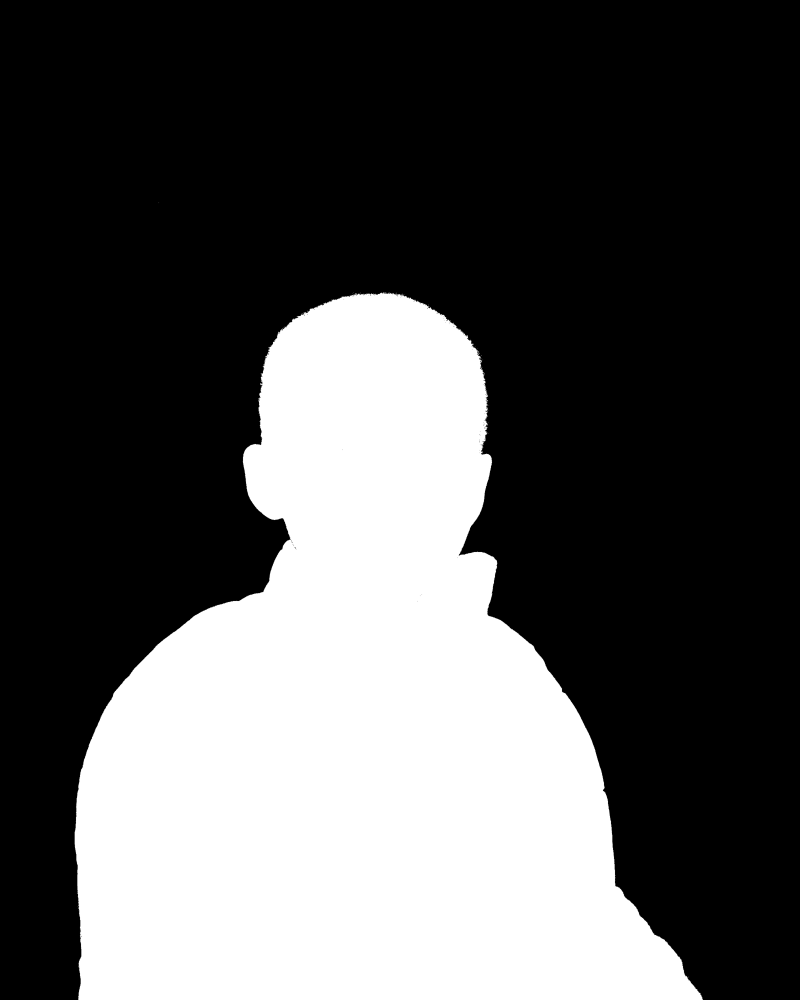
#> input picture outputs/mask_debug.png, 2400 x 3000 px (shown at 1/3 size); the run also reads 1 picture not shown here
$ python shadow_generator.py --foreground outputs/shadow_only.png --background outputs/mask_debug.png
#> lines starting #> are read from the running program, lines starting #| are printed output that depends on the picture; after the words box and inside, x2 and y2 are one past the last pixel; in counts of white or black regions, pixels touching at a corner belong together
import argparse
import math
from pathlib import Path

import cv2
import numpy as np


def _load_image(path, flags=cv2.IMREAD_UNCHANGED):
    image = cv2.imread(str(path), flags)
    if image is None:
        raise FileNotFoundError(f"Unable to read image: {path}")
    return image


def _ensure_bgr(image):
    if image.ndim == 2:
        return cv2.cvtColor(image, cv2.COLOR_GRAY2BGR)
    if image.shape[2] == 4:
        return image[:, :, :3]
    return image


def _extract_alpha(fg_image):
    if fg_image.ndim == 3 and fg_image.shape[2] == 4:
        alpha = fg_image[:, :, 3]
        bgr = fg_image[:, :, :3]
        return bgr, alpha
    return fg_image, None


# [49 lines left out: function _grabcut_mask, not called in this run]


def _grabcut_refine(initial_mask, bgr, fg_erode=3, bg_dilate=5, iterations=3):
    h, w = initial_mask.shape
    gc_mask = np.full((h, w), cv2.GC_PR_FGD, np.uint8)

    fg_seed = cv2.erode(initial_mask, cv2.getStructuringElement(cv2.MORPH_ELLIPSE, (fg_erode, fg_erode)))
    bg_seed = cv2.dilate(255 - initial_mask, cv2.getStructuringElement(cv2.MORPH_ELLIPSE, (bg_dilate, bg_dilate)))

    gc_mask[fg_seed > 0] = cv2.GC_FGD
    gc_mask[bg_seed > 200] = cv2.GC_BGD

    bgd_model = np.zeros((1, 65), np.float64)
    fgd_model = np.zeros((1, 65), np.float64)
    cv2.grabCut(bgr, gc_mask, None, bgd_model, fgd_model, iterations, cv2.GC_INIT_WITH_MASK)

    mask_bin = np.where((gc_mask == cv2.GC_FGD) | (gc_mask == cv2.GC_PR_FGD), 255, 0).astype(np.uint8)
    return mask_bin


def _suppress_bg_by_color(mask, bgr, border_frac=0.08, sigma_scale=1.2, min_thresh=10.0, min_retain=0.7):
    h, w = mask.shape
    border = max(2, int(min(h, w) * border_frac))
    border_mask = np.zeros((h, w), dtype=bool)
    border_mask[:border, :] = True
    border_mask[-border:, :] = True
    border_mask[:, :border] = True
    border_mask[:, -border:] = True

    samples = bgr[border_mask].astype(np.float32)
    if samples.size == 0:
        return mask
    mean = samples.mean(axis=0)
    std = samples.std(axis=0).mean()
    thresh = max(min_thresh, std * sigma_scale + 5.0)

    dist = np.linalg.norm(bgr.astype(np.float32) - mean, axis=2)
    bg_like = dist < thresh

    mask_clean = mask.copy()
    before = float(mask_clean.sum())
    mask_clean[(bg_like) & (mask_clean > 0)] = 0
    mask_clean = _largest_component(mask_clean)
    mask_clean = cv2.dilate(mask_clean, cv2.getStructuringElement(cv2.MORPH_ELLIPSE, (3, 3)), iterations=1)
    after = float(mask_clean.sum())

    if before == 0:
        return mask
    if after < before * min_retain:  # too destructive, fallback
        return mask
    return mask_clean


def _protect_bottom(mask, frac=0.1):
    h, w = mask.shape
    band = max(1, int(h * frac))
    band_mask = np.zeros_like(mask)
    band_mask[h - band :, :] = 255

    band_region = cv2.bitwise_and(mask, band_mask)
    close_k = cv2.getStructuringElement(cv2.MORPH_ELLIPSE, (7, 3))
    band_region = cv2.morphologyEx(band_region, cv2.MORPH_CLOSE, close_k, iterations=2)
    band_region = cv2.dilate(band_region, cv2.getStructuringElement(cv2.MORPH_ELLIPSE, (5, 5)), iterations=1)

    combined = mask.copy()
    combined[h - band :, :] = np.maximum(combined[h - band :, :], band_region[h - band :, :])
    return combined


def _suppress_gray(mask, bgr, sat_thresh=28, v_min=25, v_max=230, min_retain=0.8, aggressive=False):
    hsv = cv2.cvtColor(bgr, cv2.COLOR_BGR2HSV)
    sat = hsv[:, :, 1]
    val = hsv[:, :, 2]

    gray_like = (sat < sat_thresh) & (val > v_min) & (val < v_max)

    if aggressive:
        edges = cv2.Canny(cv2.GaussianBlur(bgr, (5, 5), 0), 30, 100)
        edges_dilated = cv2.dilate(edges, cv2.getStructuringElement(cv2.MORPH_ELLIPSE, (3, 3)), iterations=1)
        gray_like = gray_like & (edges_dilated == 0)

    mask_clean = mask.copy()
    before = float(mask_clean.sum())
    mask_clean[(gray_like) & (mask_clean > 0)] = 0

    if aggressive:
        kernel = cv2.getStructuringElement(cv2.MORPH_ELLIPSE, (3, 3))
        mask_clean = cv2.erode(mask_clean, kernel, iterations=1)

    mask_clean = _largest_component(mask_clean)
    mask_clean = cv2.morphologyEx(mask_clean, cv2.MORPH_CLOSE, cv2.getStructuringElement(cv2.MORPH_ELLIPSE, (5, 5)), iterations=1)

    after = float(mask_clean.sum())
    if before == 0:
        return mask
    if after < before * min_retain:
        return mask
    return mask_clean


def _largest_component(mask):
    num, labels = cv2.connectedComponents(mask, connectivity=8)
    if num <= 1:
        return mask
    counts = np.bincount(labels.flatten())
    counts[0] = 0
    max_label = counts.argmax()
    return np.where(labels == max_label, 255, 0).astype(np.uint8)


def _fill_holes(mask):
    h, w = mask.shape
    inv = cv2.bitwise_not(mask)
    ff_mask = np.zeros((h + 2, w + 2), np.uint8)
    flood = inv.copy()
    cv2.floodFill(flood, ff_mask, (0, 0), 255)
    flood_inv = cv2.bitwise_not(flood)
    filled = cv2.bitwise_or(mask, flood_inv)
    return filled


def _refine_mask(mask):
    kernel = cv2.getStructuringElement(cv2.MORPH_ELLIPSE, (5, 5))
    closed = cv2.morphologyEx(mask, cv2.MORPH_CLOSE, kernel, iterations=2)
    closed = cv2.medianBlur(closed, 5)
    filled = _fill_holes(closed)
    refined = cv2.dilate(filled, kernel, iterations=1)

    refined = _largest_component(refined)
    tight_kernel = cv2.getStructuringElement(cv2.MORPH_ELLIPSE, (3, 3))
    refined = cv2.morphologyEx(refined, cv2.MORPH_OPEN, tight_kernel, iterations=1)
    refined = cv2.morphologyEx(refined, cv2.MORPH_CLOSE, tight_kernel, iterations=1)
    return refined


def _load_or_create_mask(fg_path, mask_path=None):
    fg_raw = _load_image(fg_path)
    fg_bgr, alpha = _extract_alpha(fg_raw)

    if mask_path:
        mask = _load_image(mask_path, cv2.IMREAD_GRAYSCALE)
        mask = cv2.resize(mask, (fg_bgr.shape[1], fg_bgr.shape[0]), interpolation=cv2.INTER_LINEAR)
        _, mask = cv2.threshold(mask, 10, 255, cv2.THRESH_BINARY)
        return fg_bgr, mask
    elif alpha is not None:
        mask = alpha
    else:
        mask = _grabcut_mask(fg_bgr)

    mask = _refine_mask(mask)
    mask = _suppress_bg_by_color(mask, fg_bgr, min_retain=0.80)
    mask = _suppress_gray(mask, fg_bgr, sat_thresh=35, v_min=15, v_max=240, min_retain=0.75, aggressive=True)

    # secondary GrabCut refinement using mask as trimap
    mask = _grabcut_refine(mask, fg_bgr, fg_erode=6, bg_dilate=6, iterations=3)
    mask = _refine_mask(mask)
    mask = _suppress_bg_by_color(mask, fg_bgr, border_frac=0.06, sigma_scale=0.9, min_thresh=6.0, min_retain=0.85)
    mask = _suppress_gray(mask, fg_bgr, sat_thresh=32, v_min=12, v_max=238, min_retain=0.80, aggressive=True)
    mask = _suppress_gray(mask, fg_bgr, sat_thresh=38, v_min=10, v_max=242, min_retain=0.75, aggressive=True)
    mask = _refine_mask(mask)
    mask = _protect_bottom(mask, frac=0.12)

    return fg_bgr, mask


def _place_on_canvas(image, canvas_shape, offset_x, offset_y):
    h, w = canvas_shape[:2]
    ih, iw = image.shape[:2]
    canvas = np.zeros((h, w) + image.shape[2:], dtype=image.dtype) if image.ndim == 3 else np.zeros((h, w), dtype=image.dtype)

    x0 = max(0, offset_x)
    y0 = max(0, offset_y)
    x1 = min(w, offset_x + iw)
    y1 = min(h, offset_y + ih)

    src_x0 = max(0, -offset_x)
    src_y0 = max(0, -offset_y)
    src_x1 = src_x0 + (x1 - x0)
    src_y1 = src_y0 + (y1 - y0)

    if x1 <= x0 or y1 <= y0:
        return canvas

    if image.ndim == 3:
        canvas[y0:y1, x0:x1, :] = image[src_y0:src_y1, src_x0:src_x1, :]
    else:
        canvas[y0:y1, x0:x1] = image[src_y0:src_y1, src_x0:src_x1]

    return canvas


def _compute_contact_line(mask):
    h, w = mask.shape
    contact = np.zeros_like(mask, dtype=np.uint8)
    for x in range(w):
        ys = np.where(mask[:, x] > 0)[0]
        if ys.size:
            contact[ys.max(), x] = 255
    return contact


def _build_shadow(mask, contact_line, light_angle, elevation, base_opacity, blur_near, blur_far, falloff):
    h, w = mask.shape

    shadow_angle = (light_angle + 180.0) % 360.0
    angle_rad = math.radians(shadow_angle)
    dir_x = math.cos(angle_rad)
    dir_y = math.sin(angle_rad)

    elevation = max(1e-3, min(89.0, elevation))
    elev_rad = math.radians(elevation)

    ys = np.where(mask > 0)[0]
    if ys.size == 0:
        return np.zeros_like(mask, dtype=np.float32)
    y0 = ys.max()
    height = max(1.0, ys.max() - ys.min())

    shadow_length = height / math.tan(elev_rad)
    k = shadow_length / height

    a = dir_x * k
    b = dir_y * k

    M = np.array([[1.0, -a, a * y0], [0.0, 1.0 - b, b * y0]], dtype=np.float32)

    shadow_mask = cv2.warpAffine(mask, M, (w, h), flags=cv2.INTER_LINEAR, borderMode=cv2.BORDER_CONSTANT, borderValue=0)
    shadow_mask_f = shadow_mask.astype(np.float32) / 255.0

    contact_warped = cv2.warpAffine(contact_line, M, (w, h), flags=cv2.INTER_NEAREST, borderMode=cv2.BORDER_CONSTANT, borderValue=0)

    dist_input = np.full((h, w), 255, dtype=np.uint8)
    dist_input[contact_warped > 0] = 0
    dist = cv2.distanceTransform(dist_input, cv2.DIST_L2, 5)
    dist = dist * (shadow_mask_f > 0)

    max_dist = float(dist[shadow_mask_f > 0].max()) if np.any(shadow_mask_f > 0) else 1.0
    max_dist = max(1.0, max_dist)
    d_norm = dist / max_dist

    blur_near_img = cv2.GaussianBlur(shadow_mask_f, (0, 0), blur_near)
    blur_far_img = cv2.GaussianBlur(shadow_mask_f, (0, 0), blur_far)

    blended = blur_near_img * (1.0 - d_norm) + blur_far_img * d_norm
    opacity = base_opacity * np.exp(-falloff * d_norm)

    shadow_alpha = np.clip(blended * opacity, 0.0, 1.0)

    # contact shadow
    contact_kernel = cv2.getStructuringElement(cv2.MORPH_ELLIPSE, (5, 5))
    contact_blur = cv2.GaussianBlur(cv2.dilate(contact_warped, contact_kernel), (0, 0), 1.0)
    contact_alpha = (contact_blur.astype(np.float32) / 255.0) * min(1.0, base_opacity * 1.5)

    shadow_alpha = np.clip(shadow_alpha + contact_alpha, 0.0, 1.0)

    return shadow_alpha


def _apply_depth_warp(shadow_alpha, depth_map, light_angle, elevation, strength):
    if depth_map is None:
        return shadow_alpha

    h, w = shadow_alpha.shape
    depth = cv2.resize(depth_map, (w, h), interpolation=cv2.INTER_LINEAR).astype(np.float32) / 255.0
    shadow_angle = (light_angle + 180.0) % 360.0
    angle_rad = math.radians(shadow_angle)
    dir_x = math.cos(angle_rad)
    dir_y = math.sin(angle_rad)

    elevation = max(1e-3, min(89.0, elevation))
    elev_rad = math.radians(elevation)
    length_scale = 1.0 / math.tan(elev_rad)

    shift = (0.5 - depth) * strength * length_scale * 200.0

    grid_x, grid_y = np.meshgrid(np.arange(w), np.arange(h))
    map_x = (grid_x + dir_x * shift).astype(np.float32)
    map_y = (grid_y + dir_y * shift).astype(np.float32)

    warped = cv2.remap(shadow_alpha, map_x, map_y, interpolation=cv2.INTER_LINEAR, borderMode=cv2.BORDER_CONSTANT, borderValue=0)
    return warped


def _composite(bg, fg, fg_alpha, shadow_alpha):
    h, w = bg.shape[:2]
    fg_alpha_f = fg_alpha.astype(np.float32) / 255.0

    shadow_alpha_f = shadow_alpha.astype(np.float32)
    shadow_alpha_f = np.clip(shadow_alpha_f, 0.0, 1.0)

    shadow_layer = bg.astype(np.float32) * (1.0 - shadow_alpha_f[:, :, None])

    fg_layer = fg.astype(np.float32) * fg_alpha_f[:, :, None] + shadow_layer * (1.0 - fg_alpha_f[:, :, None])

    return np.clip(fg_layer, 0, 255).astype(np.uint8)


def main():
    parser = argparse.ArgumentParser(description="Realistic shadow generator")
    parser.add_argument("--foreground", required=True, help="Path to foreground image")
    parser.add_argument("--background", required=True, help="Path to background image")
    parser.add_argument("--mask", help="Optional mask image (white subject)")
    parser.add_argument("--depth", help="Optional depth map (grayscale)")
    parser.add_argument("--angle", type=float, default=135.0, help="Light angle (0-360). Shadow is cast opposite.")
    parser.add_argument("--elevation", type=float, default=35.0, help="Light elevation (0-90)")
    parser.add_argument("--opacity", type=float, default=0.6, help="Base shadow opacity")
    parser.add_argument("--blur-near", type=float, default=1.5, help="Blur near contact")
    parser.add_argument("--blur-far", type=float, default=12.0, help="Blur far away")
    parser.add_argument("--falloff", type=float, default=2.0, help="Opacity falloff strength")
    parser.add_argument("--depth-strength", type=float, default=0.6, help="Depth warp strength")
    parser.add_argument("--scale", type=float, default=1.0, help="Scale foreground size")
    parser.add_argument("--offset-x", type=int, default=None, help="Foreground x offset (default center)")
    parser.add_argument("--offset-y", type=int, default=None, help="Foreground y offset (default bottom aligned)")
    parser.add_argument("--out-dir", default="outputs", help="Output directory")

    args = parser.parse_args()

    fg_path = Path(args.foreground)
    bg_path = Path(args.background)
    mask_path = Path(args.mask) if args.mask else None
    depth_path = Path(args.depth) if args.depth else None

    bg = _load_image(bg_path, cv2.IMREAD_COLOR)
#> in _load_image, image is the input picture: shape (3000, 2400, 3); min 0, max 255, mean 84.2
    bg = _ensure_bgr(bg)
    bh, bw = bg.shape[:2]

    fg_bgr, mask = _load_or_create_mask(fg_path, mask_path)
#> in _largest_component, `num, labels = cv2.connectedComponents(mask, connectivity=8)`:
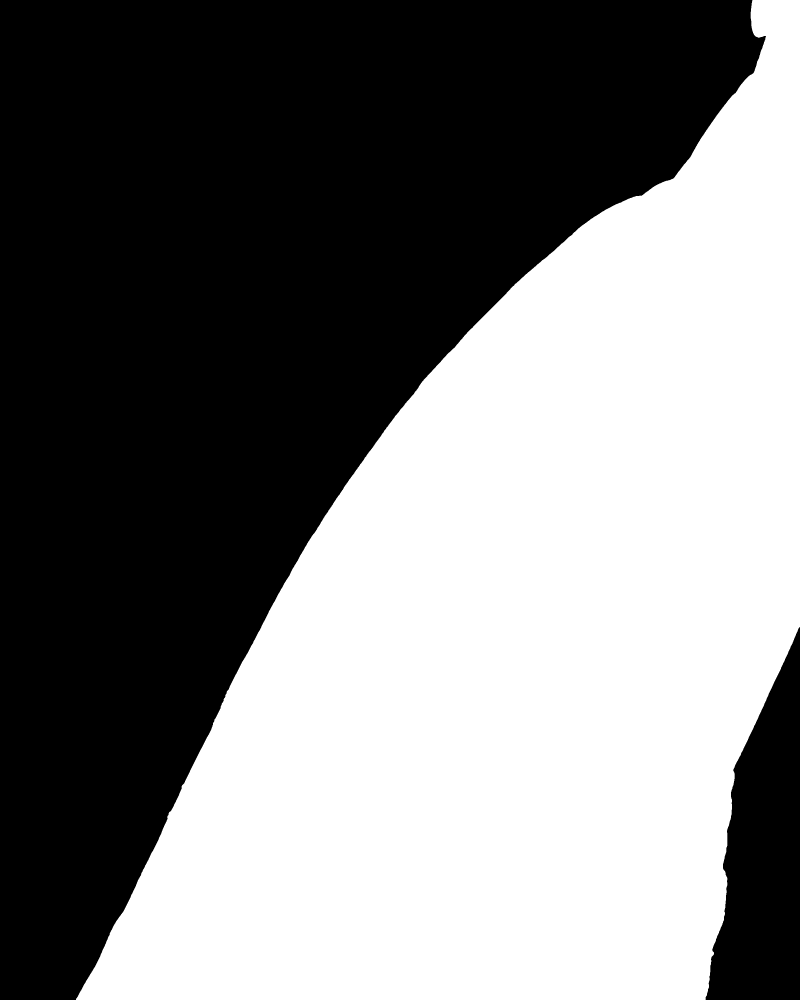
#> labels: shape (3000, 2400) int32 (shown at 1/3 size); values 0 (black) and 1 (white), 49.3% white; 1 white region, box (x1, y1, x2, y2) and area: (228, 0, 2400, 3000) 3551190
#> in _largest_component, `num, labels = cv2.connectedComponents(mask, connectivity=8)`: num = 2
#> in _largest_component, `counts = np.bincount(labels.flatten())`: counts = [3648810, 3551190]
#> in _largest_component, `max_label = counts.argmax()`: max_label = 1
#> in _suppress_bg_by_color, `mean = samples.mean(axis=0)`: mean = [0, 0, 0]
#> in _suppress_bg_by_color, `std = samples.std(axis=0).mean()`: std = 0
#> in _suppress_bg_by_color, `thresh = max(min_thresh, std * sigma_scale + 5.0)`: thresh = 10
#> in _suppress_bg_by_color, `before = float(mask_clean.sum())`: before = 905553450
#> in _suppress_bg_by_color, `after = float(mask_clean.sum())`: after = 0
#> in _suppress_gray, `before = float(mask_clean.sum())`: before = 905553450
#> in _suppress_gray, `after = float(mask_clean.sum())`: after = 904453380

    if args.scale != 1.0:
        fg_bgr = cv2.resize(fg_bgr, None, fx=args.scale, fy=args.scale, interpolation=cv2.INTER_LINEAR)
        mask = cv2.resize(mask, (fg_bgr.shape[1], fg_bgr.shape[0]), interpolation=cv2.INTER_LINEAR)

    fh, fw = fg_bgr.shape[:2]
    if args.offset_x is None:
        offset_x = (bw - fw) // 2
    else:
        offset_x = args.offset_x
    if args.offset_y is None:
        offset_y = bh - fh
    else:
        offset_y = args.offset_y

    fg_canvas = _place_on_canvas(fg_bgr, bg.shape, offset_x, offset_y)
    mask_canvas = _place_on_canvas(mask, bg.shape, offset_x, offset_y)
    mask_canvas = cv2.GaussianBlur(mask_canvas, (0, 0), 0.5)

    contact_line = _compute_contact_line(mask_canvas)
#> after the loop in _compute_contact_line, `for x in range(w):`:
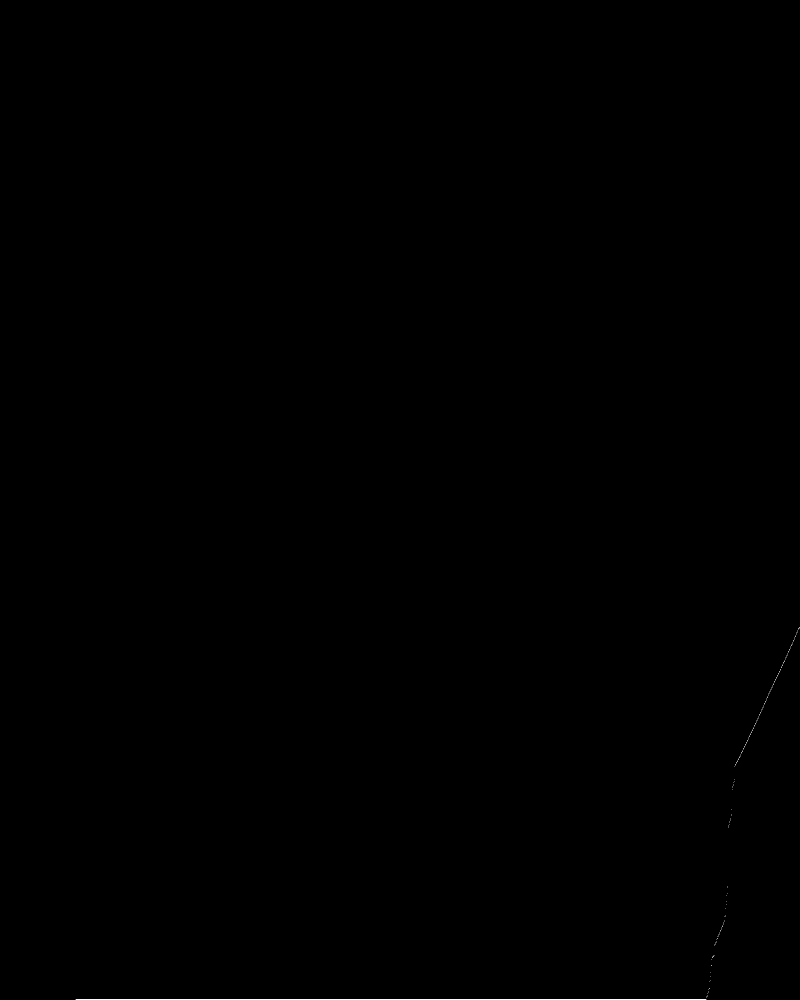
#> contact: shape (3000, 2400) (shown at 1/3 size); 0.03% white in thin lines or dots, all inside (x1, y1, x2, y2) = (227, 1883, 2400, 3000)

    shadow_alpha = _build_shadow(
        mask_canvas,
        contact_line,
        args.angle,
        args.elevation,
        args.opacity,
        args.blur_near,
        args.blur_far,
        args.falloff,
    )
#> in _build_shadow, `y0 = ys.max()`: y0 = 2999
#> in _build_shadow, `shadow_length = height / math.tan(elev_rad)`: shadow_length = 4283
#> in _build_shadow, `k = shadow_length / height`: k = 1.43
#> in _build_shadow, `a = dir_x * k`: a = 1.01
#> in _build_shadow, `b = dir_y * k`: b = -1.01
#> in _build_shadow, `M = np.array([[1.0, -a, a * y0], [0.0, 1.0 - b, b * y0]], dtype=np.flo..`: M = [[1, -1.01, 3028.5], [0, 2.01, -3028.5]]
#> in _build_shadow, `dist = dist * (shadow_mask_f > 0)`:
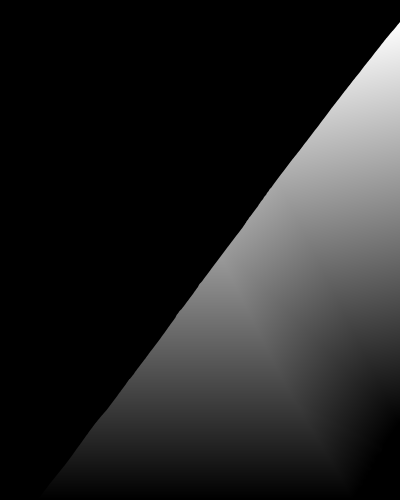
#> dist: shape (3000, 2400) float32 (shown at 1/6 size); min 0, max 2410, mean 344.2; drawn with min black and max white
#> in _build_shadow, `max_dist = float(dist[shadow_mask_f > 0].max()) if np.any(shadow_mask_..`: max_dist = 2410
#> in _build_shadow, `opacity = base_opacity * np.exp(-falloff * d_norm)`:
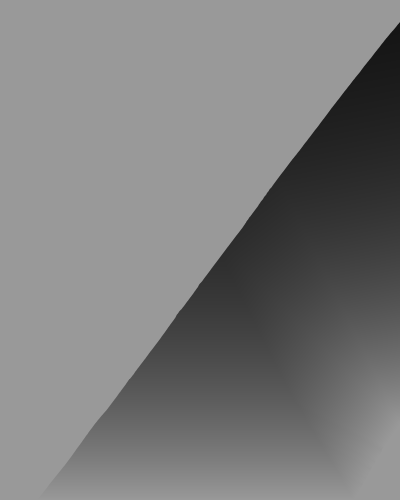
#> opacity: shape (3000, 2400) float32 (shown at 1/6 size); min 0.0812, max 0.6, mean 0.488
#> in _build_shadow, `shadow_alpha = np.clip(blended * opacity, 0.0, 1.0)`:
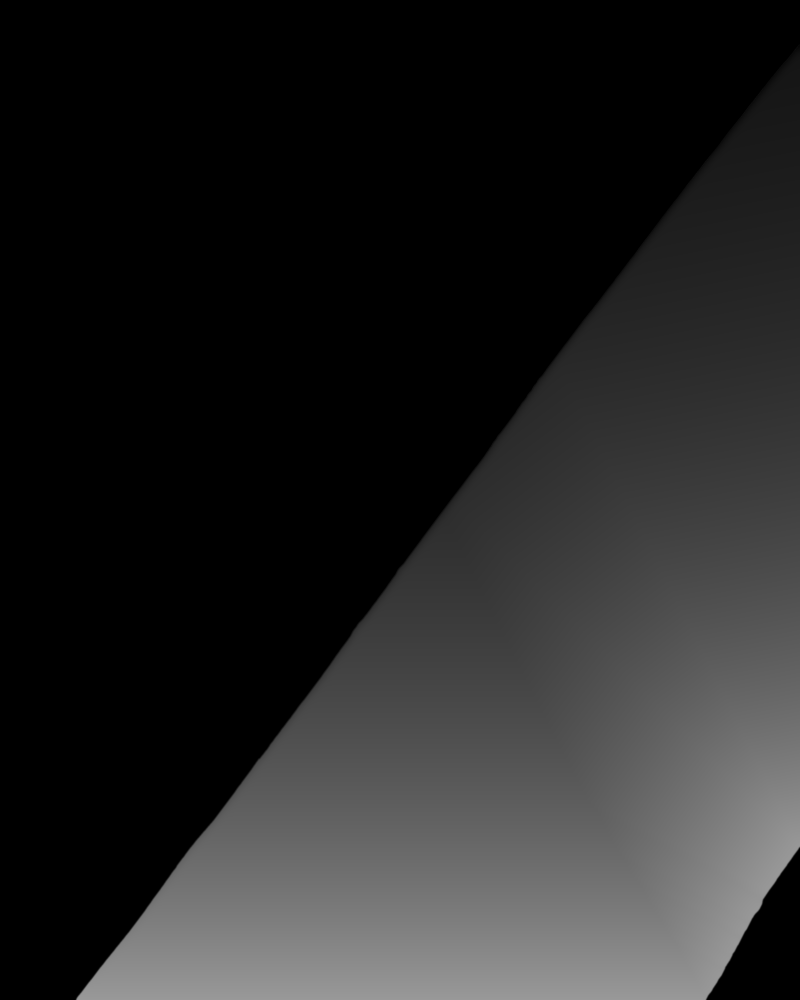
#> shadow_alpha: shape (3000, 2400) float32 (shown at 1/3 size); min 0, max 0.6, mean 0.144

    depth_map = _load_image(depth_path, cv2.IMREAD_GRAYSCALE) if depth_path else None
    shadow_alpha = _apply_depth_warp(shadow_alpha, depth_map, args.angle, args.elevation, args.depth_strength)

    composite = _composite(bg, fg_canvas, mask_canvas, shadow_alpha)

    out_dir = Path(args.out_dir)
    out_dir.mkdir(parents=True, exist_ok=True)

    # Outputs
    composite_path = out_dir / "composite.png"
    shadow_only_path = out_dir / "shadow_only.png"
    mask_debug_path = out_dir / "mask_debug.png"

    cv2.imwrite(str(composite_path), composite)

    shadow_rgba = np.zeros((bh, bw, 4), dtype=np.uint8)
    shadow_rgba[:, :, 3] = np.clip(shadow_alpha * 255.0, 0, 255).astype(np.uint8)
    cv2.imwrite(str(shadow_only_path), shadow_rgba)

    cv2.imwrite(str(mask_debug_path), mask_canvas)

    print(f"Saved: {composite_path}")
    print(f"Saved: {shadow_only_path}")
    print(f"Saved: {mask_debug_path}")


if __name__ == "__main__":
    main()
